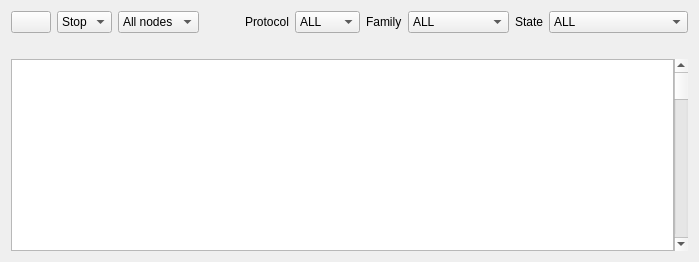
     <widget class="QWidget" name="tab_9">
      <attribute name="icon">
       <iconset theme="network"/>
      </attribute>
      <attribute name="title">
       <string>Netstat</string>
      </attribute>
      <layout class="QGridLayout" name="gridLayout_7">
       <item row="2" column="0">
        <layout class="QHBoxLayout" name="horizontalLayout_18">
         <property name="spacing">
          <number>0</number>
         </property>
         <item>
          <widget class="GenericTableView" name="netstatTable">
           <property name="selectionBehavior">
            <enum>QAbstractItemView::SelectRows</enum>
           </property>
           <property name="showGrid">
            <bool>false</bool>
           </property>
           <property name="sortingEnabled">
            <bool>false</bool>
           </property>
           <property name="cornerButtonEnabled">
            <bool>false</bool>
           </property>
           <attribute name="horizontalHeaderStretchLastSection">
            <bool>true</bool>
           </attribute>
           <attribute name="verticalHeaderStretchLastSection">
            <bool>false</bool>
           </attribute>
          </widget>
         </item>
         <item>
          <widget class="QScrollBar" name="netstatScrollBar">
           <property name="orientation">
            <enum>Qt::Vertical</enum>
           </property>
          </widget>
         </item>
        </layout>
       </item>
       <item row="0" column="0">
        <layout class="QHBoxLayout" name="horizontalLayout_20">
         <item>
          <widget class="QPushButton" name="cmdNetstatBack">
           <property name="text">
            <string/>
           </property>
           <property name="icon">
            <iconset theme="go-previous">
             <normaloff>../../../../../../../../../../../../../../../../../../../../../../../../../../../../../../../../../../../../../../../../../../../../../../../../../../../../../../../../../../../../../../../../../../../../../../../../../../.designer/backup</normaloff>../../../../../../../../../../../../../../../../../../../../../../../../../../../../../../../../../../../../../../../../../../../../../../../../../../../../../../../../../../../../../../../../../../../../../../../../../../.designer/backup</iconset>
           </property>
          </widget>
         </item>
         <item>
          <widget class="QComboBox" name="comboNetstatInterval">
           <item>
            <property name="text">
             <string>Stop</string>
            </property>
            <property name="icon">
             <iconset theme="stop"/>
            </property>
           </item>
           <item>
            <property name="text">
             <string>5s</string>
            </property>
           </item>
           <item>
            <property name="text">
             <string>10s</string>
            </property>
           </item>
           <item>
            <property name="text">
             <string>15s</string>
            </property>
           </item>
           <item>
            <property name="text">
             <string>20s</string>
            </property>
           </item>
           <item>
            <property name="text">
             <string>30s</string>
            </property>
           </item>
           <item>
            <property name="text">
             <string>45s</string>
            </property>
           </item>
           <item>
            <property name="text">
             <string>1m</string>
            </property>
           </item>
           <item>
            <property name="text">
             <string>5m</string>
            </property>
           </item>
           <item>
            <property name="text">
             <string>10m</string>
            </property>
           </item>
          </widget>
         </item>
         <item>
          <widget class="QComboBox" name="comboNetstatNodes">
           <property name="sizePolicy">
            <sizepolicy hsizetype="Expanding" vsizetype="Fixed">
             <horstretch>0</horstretch>
             <verstretch>0</verstretch>
            </sizepolicy>
           </property>
           <item>
            <property name="text">
             <string>All nodes</string>
            </property>
           </item>
          </widget>
         </item>
         <item>
          <spacer name="horizontalSpacer_4">
           <property name="orientation">
            <enum>Qt::Horizontal</enum>
           </property>
           <property name="sizeHint" stdset="0">
            <size>
             <width>40</width>
             <height>20</height>
            </size>
           </property>
          </spacer>
         </item>
         <item>
          <widget class="QLabel" name="label_9">
           <property name="text">
            <string>Protocol</string>
           </property>
          </widget>
         </item>
         <item>
          <widget class="QComboBox" name="comboNetstatProto">
           <item>
            <property name="text">
             <string>ALL</string>
            </property>
           </item>
           <item>
            <property name="text">
             <string notr="true">TCP</string>
            </property>
           </item>
           <item>
            <property name="text">
             <string notr="true">UDP</string>
            </property>
           </item>
           <item>
            <property name="text">
             <string notr="true">SCTP</string>
            </property>
           </item>
           <item>
            <property name="text">
             <string notr="true">DCCP</string>
            </property>
           </item>
           <item>
            <property name="text">
             <string notr="true">ICMP</string>
            </property>
           </item>
           <item>
            <property name="text">
             <string notr="true">RAW</string>
            </property>
           </item>
          </widget>
         </item>
         <item>
          <widget class="QLabel" name="label_8">
           <property name="text">
            <string>Family</string>
           </property>
          </widget>
         </item>
         <item>
          <widget class="QComboBox" name="comboNetstatFamily">
           <item>
            <property name="text">
             <string>ALL</string>
            </property>
           </item>
           <item>
            <property name="text">
             <string notr="true">AF_INET</string>
            </property>
           </item>
           <item>
            <property name="text">
             <string notr="true">AF_INET6</string>
            </property>
           </item>
           <item>
            <property name="text">
             <string notr="true">AF_PACKET</string>
            </property>
           </item>
          </widget>
         </item>
         <item>
          <widget class="QLabel" name="label_10">
           <property name="text">
            <string>State</string>
           </property>
          </widget>
         </item>
         <item>
          <widget class="QComboBox" name="comboNetstatStates">
           <item>
            <property name="text">
             <string>ALL</string>
            </property>
           </item>
           <item>
            <property name="text">
             <string>Established</string>
            </property>
           </item>
           <item>
            <property name="text">
             <string notr="true">TCP_SYN_SENT</string>
            </property>
           </item>
           <item>
            <property name="text">
             <string notr="true">TCP_SYN_RECV</string>
            </property>
           </item>
           <item>
            <property name="text">
             <string notr="true">TCP_FIN_WAIT1</string>
            </property>
           </item>
           <item>
            <property name="text">
             <string notr="true">TCP_FIN_WAIT2</string>
            </property>
           </item>
           <item>
            <property name="text">
             <string notr="true">TCP_TIME_WAIT</string>
            </property>
           </item>
           <item>
            <property name="text">
             <string notr="true">TCP_CLOSE</string>
            </property>
           </item>
           <item>
            <property name="text">
             <string notr="true">TCP_CLOSE_WAIT</string>
            </property>
           </item>
           <item>
            <property name="text">
             <string notr="true">TCP_LAST_ACK</string>
            </property>
           </item>
           <item>
            <property name="text">
             <string notr="true">TCP_LISTEN</string>
            </property>
           </item>
           <item>
            <property name="text">
             <string notr="true">TCP_CLOSING</string>
            </property>
           </item>
          </widget>
         </item>
        </layout>
       </item>
       <item row="1" column="0">
        <widget class="QLabel" name="netstatLabel">
         <property name="sizePolicy">
          <sizepolicy hsizetype="Expanding" vsizetype="Preferred">
           <horstretch>0</horstretch>
           <verstretch>0</verstretch>
          </sizepolicy>
         </property>
         <property name="text">
          <string/>
         </property>
        </widget>
       </item>
      </layout>
     </widget>
